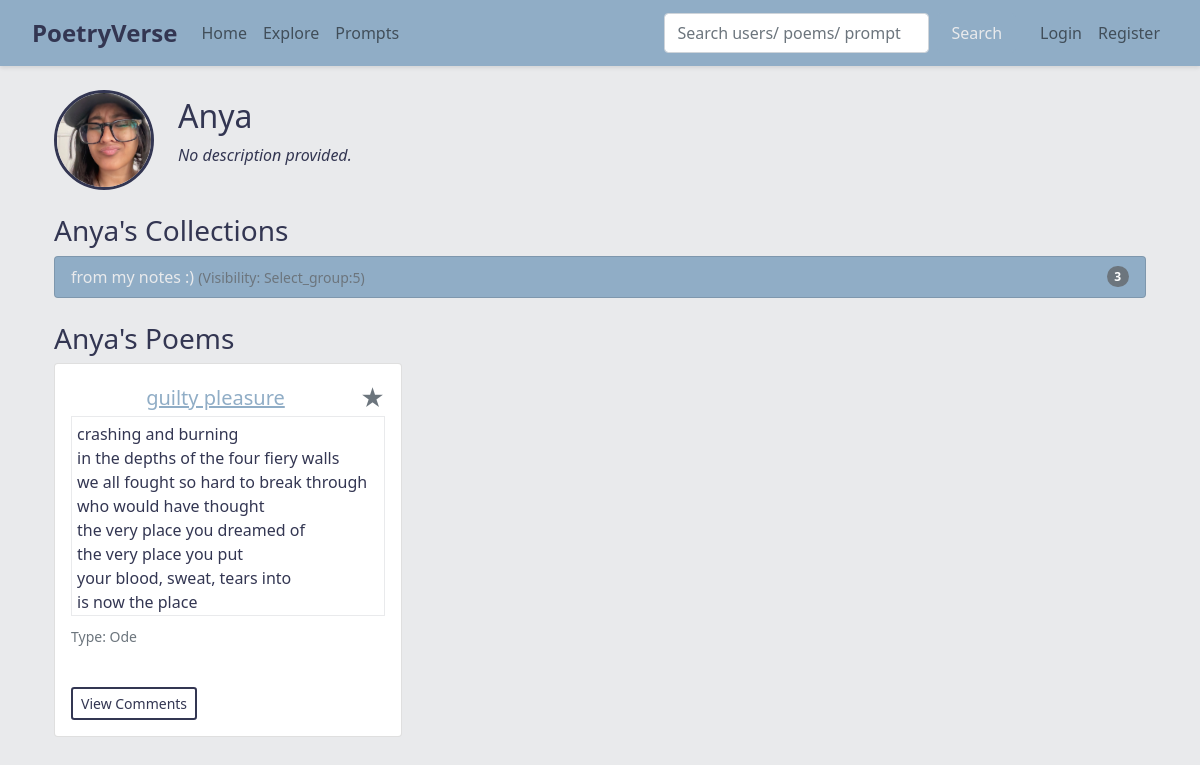
Page /user/1 on the committed database.
### app.py (models this page shows)
class User(db.Model, UserMixin):
    id = db.Column(db.Integer, primary_key=True)
    username = db.Column(db.String(150), unique=True, nullable=False)
    email = db.Column(db.String(150), unique=True, nullable=False)
    password = db.Column(db.String(200), nullable=False)
    description = db.Column(db.Text, nullable=True)
    profile_image = db.Column(db.String(300), nullable=True)
    poems = db.relationship('Poem', backref='author', lazy=True)
    collections = db.relationship('Collection', backref='owner', lazy=True)
    favorite_poems = db.relationship('Poem', secondary=favorites, backref=db.backref('favorited_by', lazy='dynamic'))
    following = db.relationship('User', secondary=followers,
                                primaryjoin=(followers.c.follower_id == id),
                                secondaryjoin=(followers.c.followed_id == id),
                                backref=db.backref('followers', lazy='dynamic'),
                                lazy='dynamic')

class Collection(db.Model):
    id = db.Column(db.Integer, primary_key=True)
    name = db.Column(db.String(150), nullable=False)
    user_id = db.Column(db.Integer, db.ForeignKey('user.id'), nullable=False)
    poems = db.relationship('Poem', backref='collection', lazy=True)
    visibility = db.Column(db.String(10), nullable=False, default='public')

class Poem(db.Model):
    id = db.Column(db.Integer, primary_key=True)
    title = db.Column(db.String(200), nullable=False)
    content = db.Column(db.Text, nullable=False)
    poem_type = db.Column(db.String(100), nullable=True)
    rating = db.Column(db.Integer, default=0)
    user_id = db.Column(db.Integer, db.ForeignKey('user.id'), nullable=False)
    collection_id = db.Column(db.Integer, db.ForeignKey('collection.id'), nullable=True)
    visibility = db.Column(db.String(10), nullable=False, default='public')
    comments = db.relationship('Comment', backref='poem', lazy=True, cascade="all, delete-orphan")
    tags = db.relationship('Tag', secondary=poem_tags, backref=db.backref('poems', lazy='dynamic'))
    prompt_id = db.Column(db.Integer, db.ForeignKey('prompt.id'), nullable=True)

### app.py (the view)
@app.route('/user/<int:user_id>')
def user_profile(user_id):
    user = User.query.get_or_404(user_id)
    return render_template('user_profile.html', user=user)

### templates/user_profile.html (shortened to what this page needs)
{% extends "base.html" %}
{% block content %}
<div class="container my-4">
  <div class="d-flex align-items-center mb-4">
    <div class="me-4 text-center">
      {% if user.profile_image %}
        <img src="{{ user.profile_image }}" alt="Profile Image" class="rounded-circle profile-img" style="width: 100px; height: 100px; object-fit: cover; object-position: center;">
      {% else %}
        <div class="rounded-circle bg-secondary d-flex justify-content-center align-items-center" style="width: 100px; height: 100px;">
          <span class="text-white" style="font-size: 2rem;">?</span>
        </div>
      {% endif %}
    </div>
    <div class="flex-grow-1">
      <h2>{{ user.username }}</h2>
      <p>
        {% if user.description %}
          {{ user.description }}
        {% else %}
          <em>No description provided.</em>
        {% endif %}
      </p>
    </div>
  </div>
  <div class="mb-4">
    <h3>{{ user.username }}'s Collections</h3>
    {% if user.collections %}
      <ul class="list-group">
        {% for coll in user.collections %}
          <li class="list-group-item d-flex justify-content-between align-items-center custom-list-item">
            <div>
              {% if current_user.is_authenticated and current_user.id == user.id or coll.visibility == 'public' %}
                <a href="{{ url_for('public_collection', collection_id=coll.id) }}">
                  {{ coll.name }}
                </a>
                <small class="text-muted">(Visibility: {{ coll.visibility|capitalize }})</small>
              {% else %}
                <span>
                  {{ coll.name }}
                  <small class="text-muted">(Visibility: {{ coll.visibility|capitalize }})</small>
                </span>
              {% endif %}
            </div>
            <span class="badge bg-secondary rounded-pill">{{ coll.poems|length }}</span>
          </li>
        {% endfor %}
      </ul>
    {% else %}
      <p>No collections available.</p>
    {% endif %}
  </div>
  <div class="mb-4">
    <h3>{{ user.username }}'s Poems</h3>
    <div class="row">
      {% set poems_to_show = [] %}
      {% if current_user.is_authenticated and current_user.id == user.id %}
        {% set poems_to_show = user.poems %}
      {% else %}
        {% for poem in user.poems %}
          {% if poem.visibility == 'public' %}
            {% set _ = poems_to_show.append(poem) %}
          {% endif %}
        {% endfor %}
      {% endif %}
      {% if poems_to_show %}
        {% for poem in poems_to_show %}
          <div class="col-md-4 mb-3">
            <div class="card">
              <div class="card-body">
                <a href="{{ url_for('view_poem', poem_id=poem.id) }}" class="card-title">
                  <div class="d-flex justify-content-between align-items-center">
                    <a href="{{ url_for('view_poem', poem_id=poem.id) }}" class="poem-link">
                      <h5 class="card-title mb-0">{{ poem.title }}</h5>
                    </a>
                    <button class="favorite-btn" data-poem-id="{{ poem.id }}">
                      <span class="star-icon {% if poem in current_user.favorite_poems %}text-warning{% else %}text-secondary{% endif %}">
                        &#9733;
                      </span>
                    </button>
                  </div>
                </a>
                <div class="card-text custom-poem-profile">
                  {{ poem.content | replace('\n', '<br>') | safe }}
                </div>
                <div>
                  <p class="small text-muted">Type: {{ poem.poem_type or "N/A" }}</p>
                </div>
                <br>
                <button class="btn btn-sm btn-outline-primary view-comments-btn fav-button" data-bs-toggle="modal" data-bs-target="#commentsModal" data-poem-id="{{ poem.id }}">
                  View Comments
                </button>
              </div>
            </div>
          </div>
        {% endfor %}
      {% else %}
        <p>No poems available.</p>
      {% endif %}
    </div>
  </div>
</div>
{% endblock %}

### static/css/global.css (style rules this page uses)
body { background-color: #e9eaec; color: #333652; }
.custom-list-item { background-color: #90adc6; color: #e9eaec !important; }
.profile-img { width: 100px; height: 100px; border-radius: 50%; object-fit: cover; object-position: center; border: 3px solid #333652; }
.poem-link { color: #90adc6; }
.favorite-btn { border: none; background: none; padding: 0; font-size: 1.5rem; cursor: pointer; }
.star-icon { font-size: 1.5rem; color: black; transition: color 0.1s ease-in-out; }
.fav-button { background: none !important; border: 2px solid #333652; color: #333652; }
.custom-poem-profile { height:200px; overflow-y:auto; margin-bottom: 10px; padding: 5px; border: 1px solid #e9eaec; }

### rows in the picture
User: profile_image (picture), username "Anya"
Collection: name "from my notes :)", visibility "Select_group:5", poems|length "3"
Poem: title "guilty pleasure", content "crashing and burning in the depths of the four fiery walls we all fought so hard to break through who would have thought the very place you dreamed of the very place you put your blood, sweat, tears into is now the place", poem_type "Ode"
